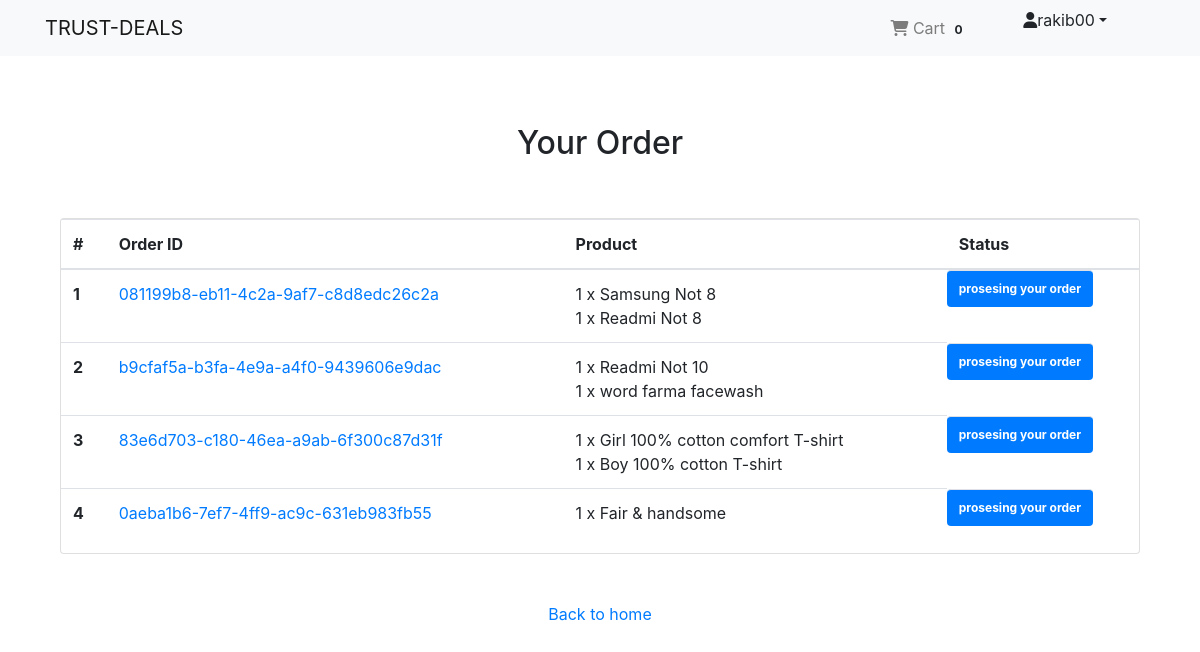
/payment/order/view/ (signed in), run on the app's committed database.
### Auth_app/models.py (models this page shows, shortened)
class User(AbstractBaseUser, PermissionsMixin):
    email = models.EmailField(unique=True, null=False)
    is_staff = models.BooleanField(
        gettext_lazy('staff'),
        default = False,
        help_text = gettext_lazy('Designetes whether the user can log in this site')
    )
    is_active = models.BooleanField(
        gettext_lazy('active'),
        default = True,
        help_text = gettext_lazy('Designetes whether the user should be created as active. Ulselect insted of deleting accounts')
    )
    USERNAME_FIELD = 'email'
    objects = MyUserManager()

class Profile(models.Model):
    user = models.OneToOneField(User, on_delete=models.CASCADE, related_name='profile')
    username = models.CharField(max_length=264, blank=True)
    full_name = models.CharField(max_length=264, blank=True)
    address_1 = models.TextField(max_length=300, blank=True)
    city = models.CharField(max_length=40, blank=True)
    zipcode = models.CharField(max_length=10, blank=True)
    country = models.CharField(max_length=50, blank=True)
    phone = models.CharField(max_length=20, blank=True)
    date_joined = models.DateTimeField(auto_now_add=True)

### Order_app/models.py (models this page shows, shortened)
class Order(models.Model):
    order_items = models.ManyToManyField(Cart)
    user = models.ForeignKey(settings.AUTH_USER_MODEL, on_delete=models.CASCADE)
    ordered = models.BooleanField(default=False)
    created = models.DateTimeField(auto_now_add=True)
    paymentID = models.CharField(max_length=264, blank=True, null=True)
    orderID = models.CharField(max_length=200, blank=True, null=True)

class Cart(models.Model):
    user = models.ForeignKey(settings.AUTH_USER_MODEL, on_delete=models.CASCADE, related_name='cart')
    item = models.ForeignKey(Product, on_delete=models.CASCADE)
    quatity = models.IntegerField(default=1)
    purchased = models.BooleanField(default=False)
    created = models.DateTimeField(auto_now_add=True)
    updated = models.DateTimeField(auto_now=True)
    def __str__(self) -> str:
        return f'{self.quatity} x {self.item.name}'

### Shop_app/models.py (models this page shows, shortened)
class Product(models.Model):
    mainimage = models.ImageField(upload_to='product_pic')
    name = models.CharField(max_length=264)
    catagory = models.ForeignKey(Category, on_delete=models.CASCADE, related_name='catagory')
    preview_text = models.TextField(max_length=200, verbose_name='Preview Text' )
    details = models.TextField(max_length=1000, verbose_name='Details')
    price = models.FloatField()
    old_price = models.FloatField(default=0.00)
    created = models.DateTimeField(auto_now_add=True)
    class Meta:
        ordering = ['-created']

### Payment_app/views.py (the view)
# urls.py: path('order/view/', views.Order_view, name='order_view')
@login_required
def Order_view(request):
    try:
        orders = Order.objects.filter(user=request.user, ordered=True)
        context = {
            'orders':orders
        }
    except:
        messages.warning(request, 'You do no have an active order')
        return redirect('Shop_App:home')
    return render(request, 'Pyment_app/order.html', context)

### Order_app/templatetags/cart_total.py (called while the page is built)
@register.filter
def cart_total(user):
    order = Cart.objects.filter(user=user, purchased=False)
    if order.exists():
        return order.count()
    else:
        return 0

### templates/Pyment_app/order.html (shortened to what this page needs)
{% extends "base.html" %}
{% block body_block %}
<div class="container mt-5">
    <h2 class="text-center">Your Order</h2>
    <div class="row">
        <div class="col-md-12">
            <div class="card mt-5" style="height: auto;">
                <div class="table-responsive">
                    <table class="table">
                        <thead>
                            <tr>
                                <th>#</th>
                                <th>Order ID</th>
                                <th>Product</th>
                                <th>Status</th>
                            </tr>
                        </thead>
                        <tbody>
                            {% for order in orders %}
                              <tr>
                                <th scope="row"> {{forloop.counter}} </th>
                                <td> <a href=""> {{order.orderID}}</a></td>
                                <td>
                                    {% for item in order.order_items.all %}
                                      {{item}} <br>
                                    {% endfor %}
                                </td>
                                <td class="badge badge-primary">prosesing your order</td>
                              </tr>
                            {% endfor %}
                        </tbody>
                    </table>
                </div>
            </div>
        </div>
        <div class="col-md-12 my-5 text-center">
            <a href="{% url 'Shop_App:home' %}">Back to home</a>
        </div>
    </div>
</div>
{% endblock  %}

### templates/navbar.html (shortened to what this page needs)
{% load cart_total %}
<nav class="navbar navbar-expand-lg navbar-light bg-light">
    <div class="container">
        <a class="navbar-brand" href="{% url 'Shop_App:home' %}">TRUST-DEALS</a>
        <div class="collapse navbar-collapse" id="navbarNad">
            <ul class="navbar-nav ml-auto">
                {% if request.user.is_authenticated %}
                <li class="nav-item">
                    <a href="{% url 'Order_App:carts' %}" class="nav-link">
                    <i class="fa fa-shopping-cart"></i> Cart
                    <span class="badge badge-light">{{request.user | cart_total}}</span>
                    </a>
                </li>
                <li class="nav-item dropdown mx-5">
                    <a class="dropdown-toggle" role="button" id="dropdownMenuLink" data-toggle="dropdown" aria-haspopup="true" aria-expanded="false">
                        <i class="fa-solid fa-user"></i>{{request.user.profile.username}}</a>
                </li>
                {% else %}
                <li class="nav-item">
                    <a href="{% url 'Auth_App:login' %}" class="btn btn-primary">Login</a>
                </li>
                {% endif %}
            </ul>
        </div>
    </div>
</nav>

### templates/base.html (style rules this page uses)
.card { height: 350px; }

### data on the page
Order: orderID "081199b8-eb11-4c2a-9af7-c8d8edc26c2a"
Cart: quatity+item "1 x Samsung Not 8"
Cart: quatity+item "1 x Readmi Not 8"
Order: orderID "b9cfaf5a-b3fa-4e9a-a4f0-9439606e9dac"
Cart: quatity+item "1 x Readmi Not 10"
Cart: quatity+item "1 x word farma facewash"
Order: orderID "83e6d703-c180-46ea-a9ab-6f300c87d31f"
Cart: quatity+item "1 x Girl 100% cotton comfort T-shirt"
Cart: quatity+item "1 x Boy 100% cotton T-shirt"
Order: orderID "0aeba1b6-7ef7-4ff9-ac9c-631eb983fb55"
Cart: quatity+item "1 x Fair & handsome"

### other printed values
{{ request.user | cart_total }} "0"
{{ request.user.profile.username }} "rakib00"
